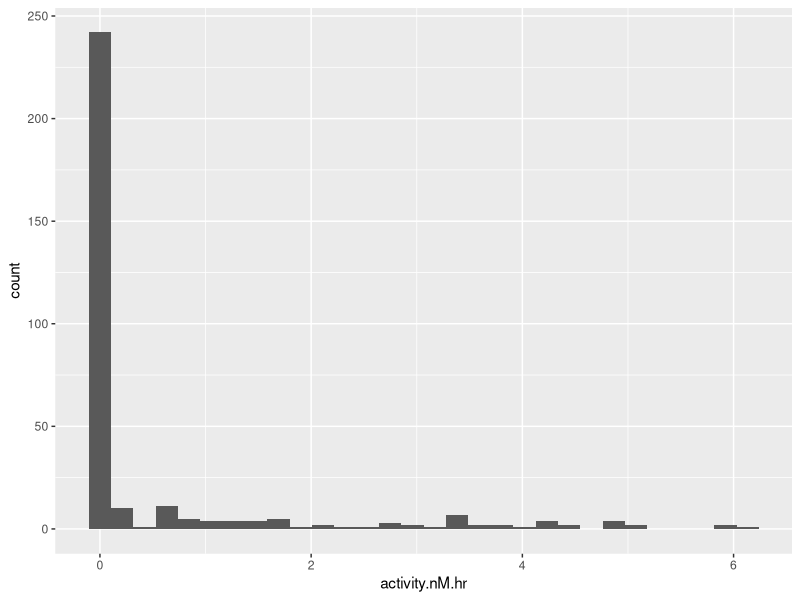
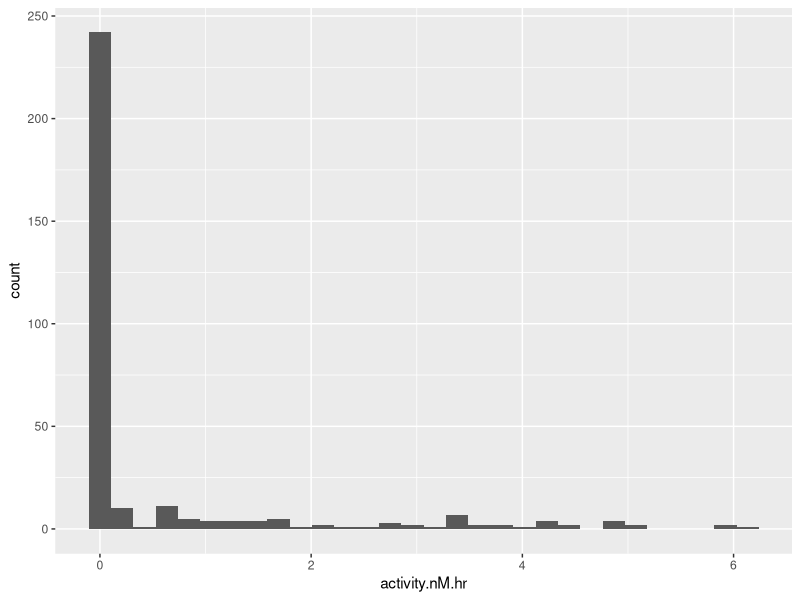

The R source for these figures, in order:
###-----------------------------------------------------
### Homework 3 Assignment: Vectors, types and coercion
###-----------------------------------------------------

###-----------------------------------------------------
### First, input the multiple vectors to be classified.
###-----------------------------------------------------

boolean_vector <- c(TRUE,FALSE,FALSE)
numeric_vector <- c(1,2,3)
numeric_vector_2 <- c(1.3,2.4,3.5)
character_vector <- c("a","b", "c")

###-----------------------------------------------------
### Next, type the classify commands.
###-----------------------------------------------------

class(boolean_vector)
class(numeric_vector)
class(numeric_vector_2)
class(character_vector)

###------------------------------------------------------
### When this code is ran, it lists that the objects
### 'boolean_vector', 'numeric_vector', 'numeric_vector_2', 
### and 'character_vector' are logical, numeric, numeric, 
### and character vector classes respectively. Object 
### 'boolean_vector' is classified as logical, as the only 
### entries listed are objects using boolean logic. Objects 
### 'numeric_vector' and 'numeric_vector' are numeric as 
### they are only numbers without quotation marks around 
### them. The addition of quotation marks would make this 
### a character classed vector. And the last object, 
### 'character_vector', is a character class vector as it 
### uses neither boolean nor numeric values.
###------------------------------------------------------

numeric_character_vector <- c(1,2,"a")
boolean_numeric_vector <- c(TRUE,FALSE,2)
class(numeric_character_vector)
class(boolean_numeric_vector)

###------------------------------------------------------
### When the classification of each vector is performed
### you can see that object 'numeric_character_vector' is 
### a character vector while object 'boolean_numeric_vector'
### is a numeric vector. 'numeric_character_vector'  is 
### listed as a character vector due to the fact that "a" 
### can only be stored as a character and not logic or numeric
### values. 1 and 2, while numeric, can also be stored as
### characters, in the case of "1" and "2".That is why this
### is a character vector. In terms of the object
### 'boolean_numeric_vector', it is listed as a numeric class 
### as TRUE and FALSE are in essence just 1 and 0, allowing 
### them to be stored as numerical values. 2 on the other 
### hand, cannot be stored as Boolean logic, as it only uses 
### 0's and 1's, so it cannot be listed as a logical class.
###------------------------------------------------------


###------------------------------------------------------
### The first step in this code is to initialize the 
### package to be utilized. In order to initialize
### tidyverse, the command below is performed.
###------------------------------------------------------

library("tidyverse")

###------------------------------------------------------
### Next, we are trying to store a ".csv" file as an 
### object. In order to do this, we need to be able to
### read the ".csv" file and then store it as an object.
### This is done in the command below.
###------------------------------------------------------

med_enz <- read_csv("data/med_enz.csv")


###------------------------------------------------------
### Then we attempt to determine the class of the
### newly created object via the command below, and find 
### there are actually four distinct classes as there are
### four distinct vectors. These are a "spec_tbl_df", a 
### "tbl_df", a "tbl" and a "data.frame.
###------------------------------------------------------

class(med_enz)


###------------------------------------------------------
### Then we attempt to determine the structure of the 
### data frame and find it consists of 324 objects 
### categorized into 4 variables, 3 of these variables
### being number vectors and one being a character vector.
###------------------------------------------------------

str(med_enz)

###------------------------------------------------------
### Now we can enter the command to determine how many
### rows are created in the data frame, which is 324.
###------------------------------------------------------

nrow(med_enz)

###------------------------------------------------------
### Lastly, we can send the command "glimpse" for our 
### data frame and it will show us the number of rows, 
### columns, and then list off the initial values in 
### each column.
###------------------------------------------------------

glimpse(med_enz)


###------------------------------------------------------
### Lastly, in order to generate a plot stored as an
### object "p", the commands below are entered.
###------------------------------------------------------

p <- ggplot(data = med_enz, aes(x = activity.nM.hr)) + geom_histogram()
print(p)
ggsave(filename = 'plots/hmk_3_plot.png', plot = p, height = 3, width = 4, units = "in", dpi = 300)


